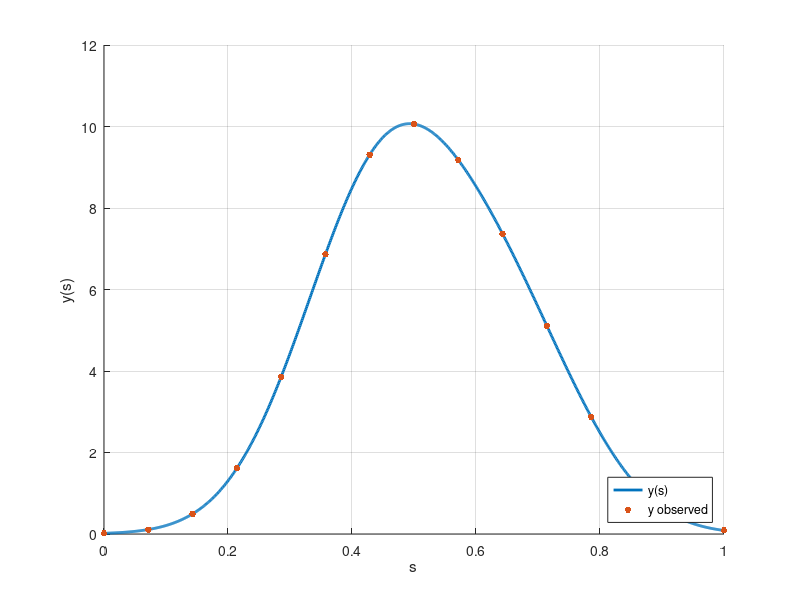

This chart was generated by the following MATLAB code: (Note: this script raises an error after producing the figure.)
function signal()

% Functions
SIGMA = 35;
psi = @(s,t) exp(-SIGMA*(s-t).^2);
dpsidt = @(s,t) 2*SIGMA*(s-t)*psi(s,t);

% Data
%k = 10;
%m = 50;
k = 5;
m = 15;
rng(0); % set seed
alpha = 0 + (5-0).*rand(k,1) % unknown
t = 0.2 + (0.8-0.2).*rand(k,1) % unknown
s = linspace(0,1,m); % observed
y = zeros(m,1); % observed
for i=1:m
    y(i) = sum(alpha'*psi(s(i),t)); %+ 0.01*randn(1);
end

% Plot psi(s)
ss = linspace(0,1,1000);
yy = zeros(1,1000);
for i=1:1000
    yy(i) = sum(alpha'*psi(ss(i),t));
end
hold on;
plot(ss,yy,'-','LineWidth',2)
plot(s,y,'.','MarkerSize',15)
xlabel('s')
ylabel('y(s)')
legend('y(s)','y observed','Location','southeast')
grid on;
hold off;
 
% Residual r_i
function r = res(x)
    tx = x(1:k);
    alphax = x(k+1:end);
    r = zeros(m,1);
    for i=1:m
        r(i) = sum(alphax'*psi(s(i),tx)) - y(i);
    end
end
 
% Jacobian dr_i/d_xj
function J = jac(x)
    tx = x(1:k);
    alphax = x(k+1:end);
    J = zeros(m,2*k);
    for i=1:m
        for j=1:k % dr_i/d_tj
            J(i,j) = dpsidt(s(i),tx(j))*alphax(j);
        end
        for j=1:k % dr_i/d_alphaj
            J(i,k+j) = psi(s(i),tx(j));
        end
    end
end

% GN Inputs
x0 = 0.5*ones(2*k,1);
%x0 = np.random.rand(2*k)
fxopt = 0;
IT_MAX = 500;
FTOL = 1e-15;

% Run Gauss-Newton
xopt = ABCGN(@res,@jac,x0,fxopt,IT_MAX,FTOL,2,'tr');
disp('t*:')
disp(xopt(1:k))
disp('alpha*:')
disp(xopt(k+1:end))
 
% Plot t*
figure()
hold on;
plot(xopt(1:k),xopt(k+1:end),'r.','MarkerSize',15)
plot(t,alpha,'k.','MarkerSize',15)
xlabel('t')
ylabel('alpha')
legend('t* (optimization)','t (actual)','Location','northwest')
grid on;
hold off;

end
